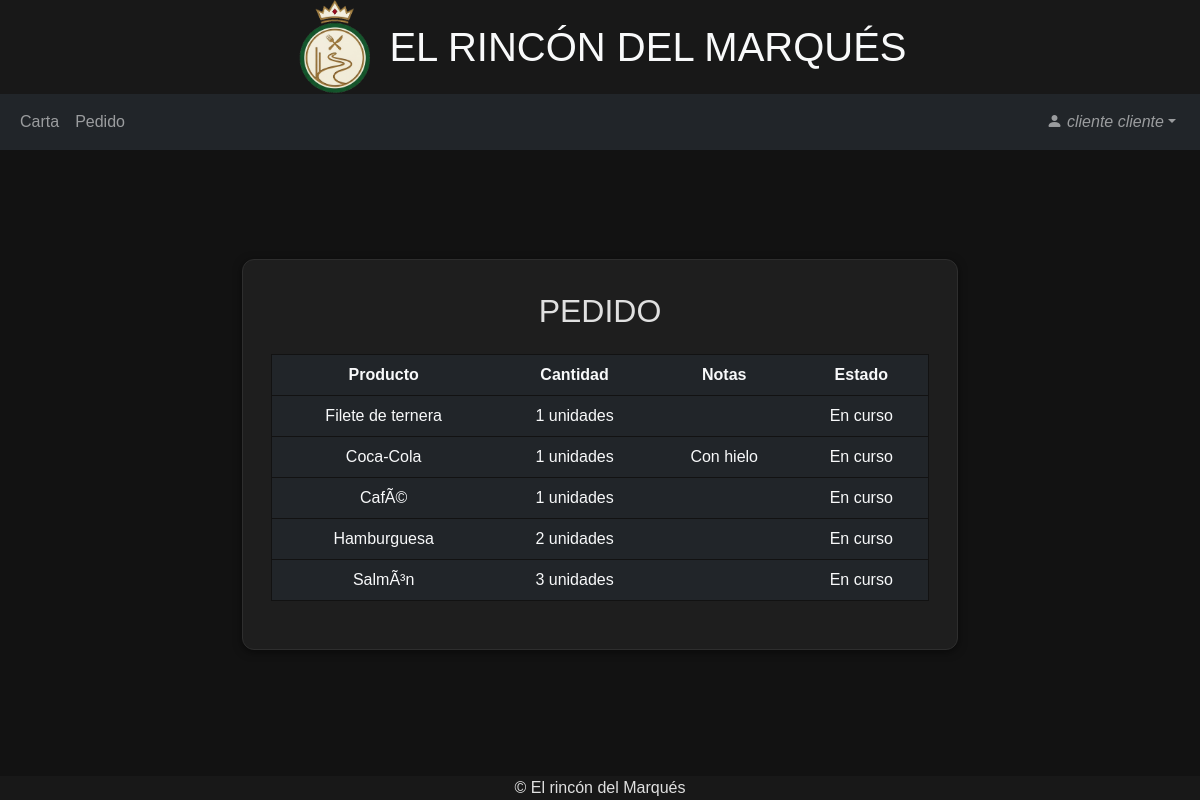
The page /cliente/pedido.php (signed in) on the database its author committed.
### tables this page shows
CREATE TABLE `pedidoproducto` (
  `idLinea` int(11) NOT NULL,
  `idPedido` int(11) NOT NULL,
  `idProducto` int(11) NOT NULL,
  `cantidad` int(11) NOT NULL,
  `estado` int(11) NOT NULL COMMENT '0-En curso 1-Entregado',
  `comentario` varchar(255) NOT NULL
);

CREATE TABLE `producto` (
  `id` int(11) NOT NULL,
  `nombre` varchar(255) NOT NULL,
  `precio` decimal(10,2) NOT NULL,
  `stock` int(11) NOT NULL,
  `estado` int(11) NOT NULL COMMENT '0-Normal 1-Deshabilitado',
  `categoria` int(11) NOT NULL
);

### cliente/pedido.php (the view, shortened to what this page needs)
<?php
include("../head.php");
?>
<body>
    <?php
    include("../header.php");
    ?>
    <?php
    include("navbarCliente.php");
    ?>
    <section class="d-flex align-items-center">
        <div class="container mt-5">
            <div class="row justify-content-center">
                <div class="col col-md-10 col-lg-9 col-xl-8">
                    <div class="row justify-content-center caja text-center p-3">
                        <div class="col-12 mt-3 mb-3">
                            <h2>PEDIDO</h2>
                        </div>
                        <div class="col-12 mb-3 table-responsive">
                            <table class="table tabla table-dark text-light">
                                <tr>
                                    <th>Producto</th>
                                    <th>Cantidad</th>
                                    <th>Notas</th>
                                    <th>Estado</th>
                                </tr>
                                <?php
                                include("../conexion.php");
                                $dni = $_SESSION['dni'];
                                $consulta = "SELECT numMesa FROM pedido WHERE dni='$dni' AND estado=1";
                                $result = mysqli_query($conn,$consulta);
                                $row = mysqli_fetch_assoc($result);
                                $mesa = $row['numMesa'];
                                $consulta = "SELECT idProducto, cantidad, estado, idLinea, comentario FROM pedidoproducto WHERE idPedido IN(SELECT id FROM pedido WHERE NOT estado=2 AND numMesa='$mesa')";
                                $result = mysqli_query($conn, $consulta);
                                while ($row = mysqli_fetch_assoc($result)) {
                                    $cantidad = $row['cantidad'];
                                    $id = $row['idProducto'];
                                    $estado = $row['estado'];
                                    $comentario = $row['comentario'];
                                    if ($estado == 0)
                                        $cambiar = "En curso";
                                    else
                                        $cambiar = "Entregado";
                                    $consulta2 = "SELECT nombre FROM producto WHERE id='$id'";
                                    $result2 = mysqli_query($conn, $consulta2);
                                    $row2 = mysqli_fetch_assoc($result2);
                                    $producto = $row2['nombre'];
                                    echo ("
                                    <tr>
                                    <td>$producto</td>
                                    <td>$cantidad unidades</td>
                                    ");
                                    if ($comentario!="")
                                        echo ("<td>$comentario</td>");
                                    else
                                        echo("<td></td>");
                                    echo("
                                    <td>$cambiar</td>
                                    </tr>
                                    ");
                                }
                                ?>
                            </table>
                        </div>
                    </div>
                </div>
            </div>
        </div>
    </section>
    <?php
    include("../footer.php");
    ?>
</body>
</html>

### styles.css (style rules this page uses)
body { font-family: Arial, sans-serif; color: #E0E0E0; background-color: #121212; }
section { min-height: 70vh; }
.caja { background-color: #1E1E1E; box-shadow: 0 2px 8px rgba(0,0,0,0.5); border: 1px solid #2E2E2E; border-radius: 12px; margin: 0px 10px; }
.tabla { border: 1px solid #121212; }

### rows shown on the page
pedidoproducto: idProducto.nombre "Filete de ternera", cantidad "1", estado "En curso"
pedidoproducto: idProducto.nombre "Coca-Cola", cantidad "1", comentario "Con hielo", estado "En curso"
pedidoproducto: idProducto.nombre "CafÃ©", cantidad "1", estado "En curso"
pedidoproducto: idProducto.nombre "Hamburguesa", cantidad "2", estado "En curso"
pedidoproducto: idProducto.nombre "SalmÃ³n", cantidad "3", estado "En curso"

### other values the page prints
$_SESSION['name'] "cliente cliente"
